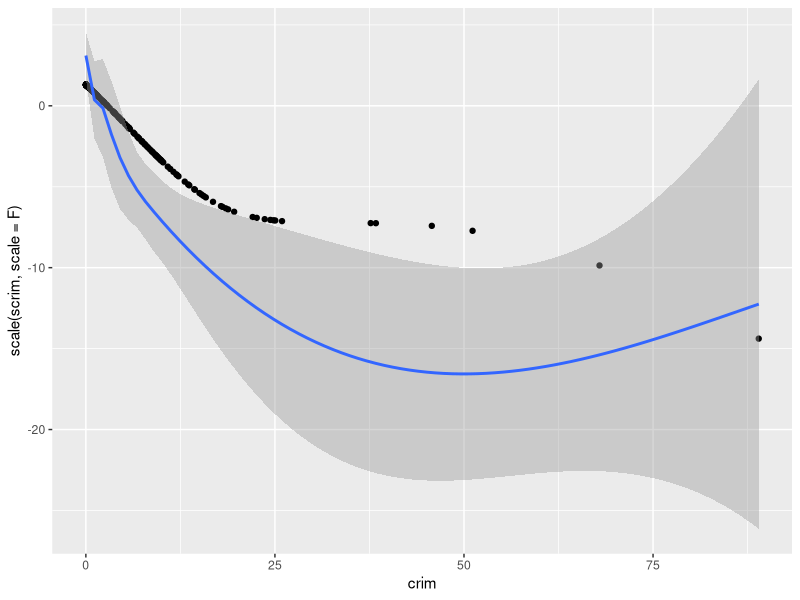
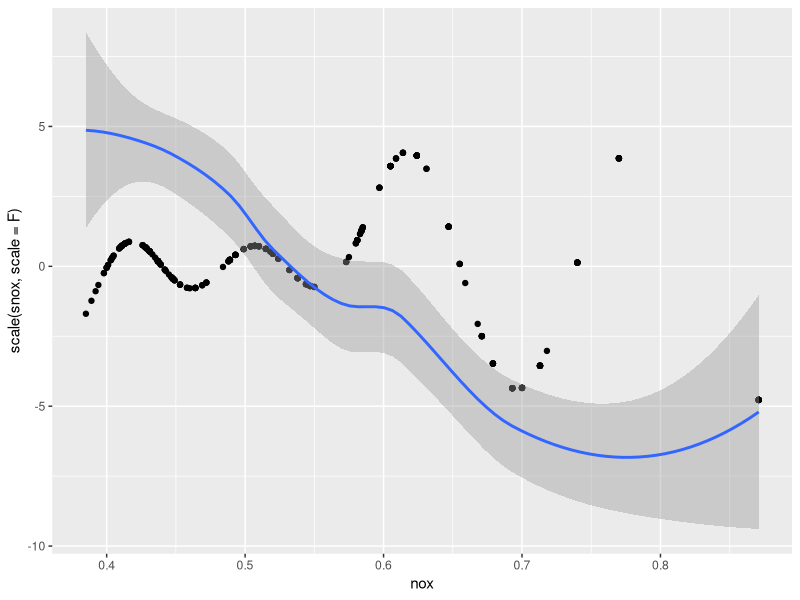
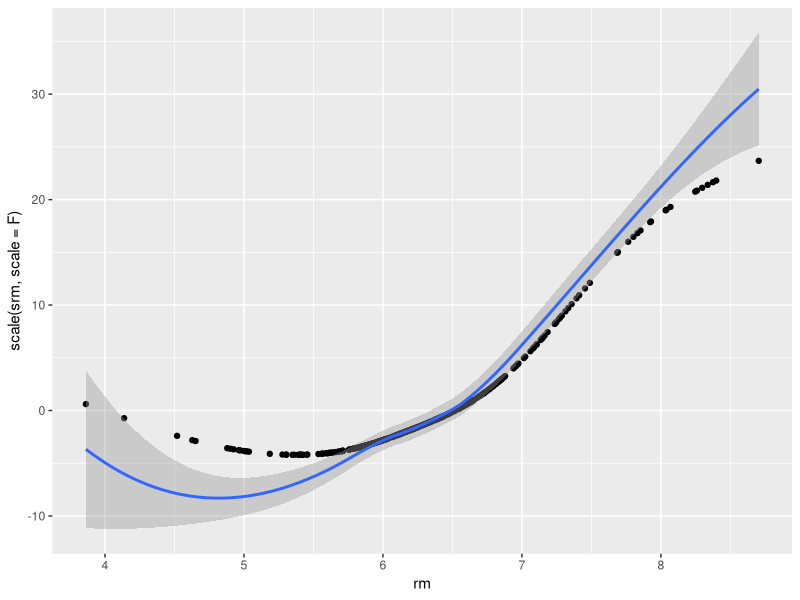
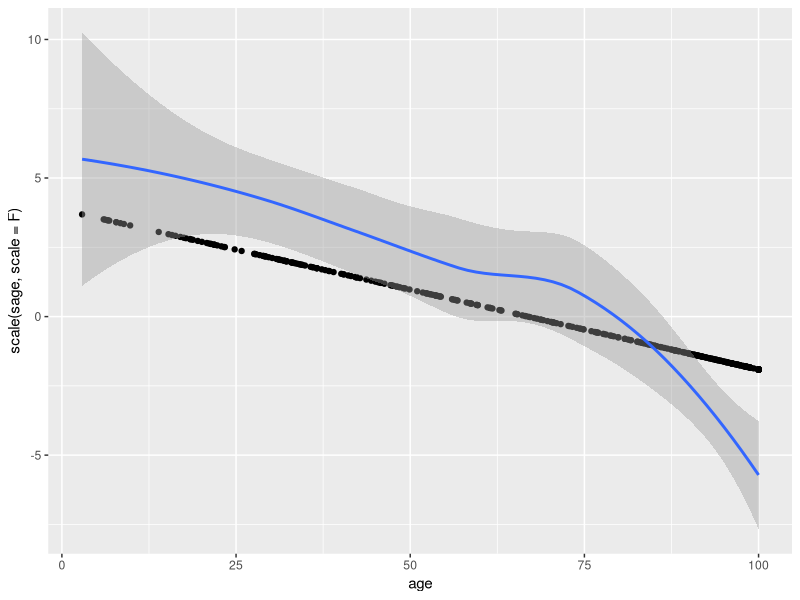
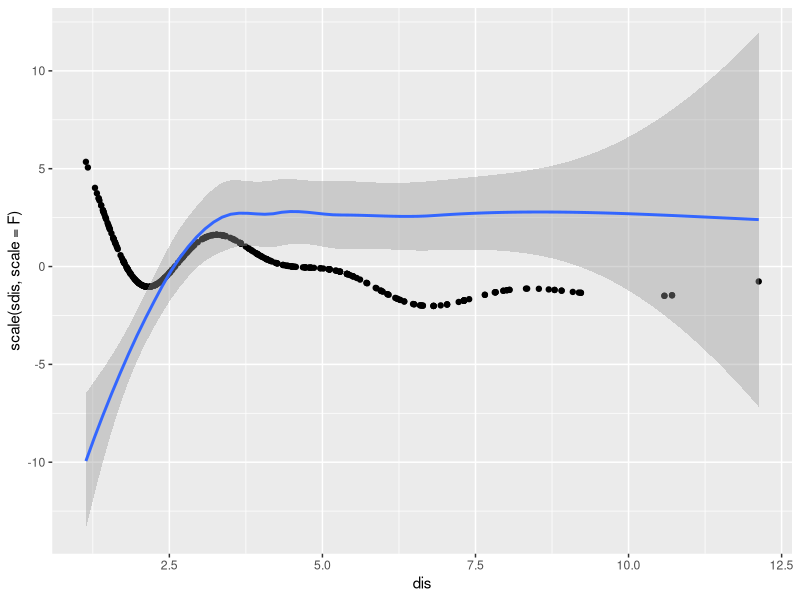
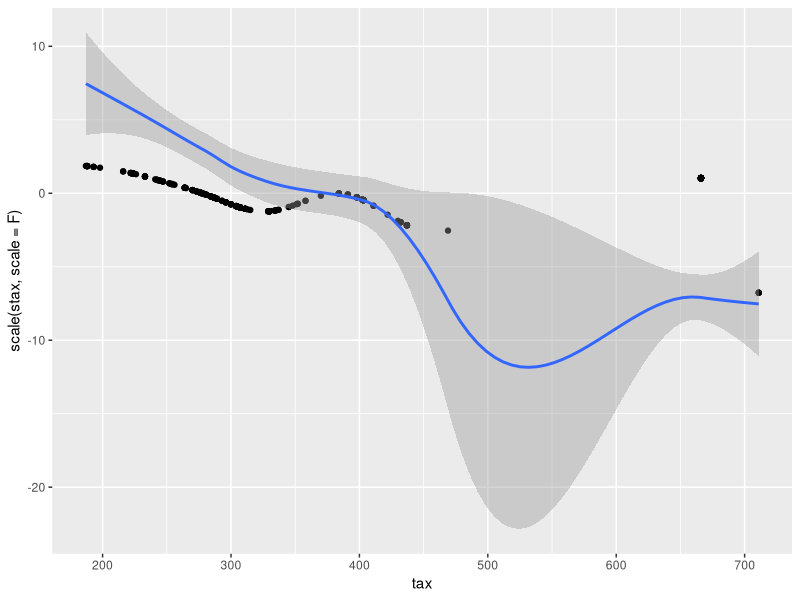
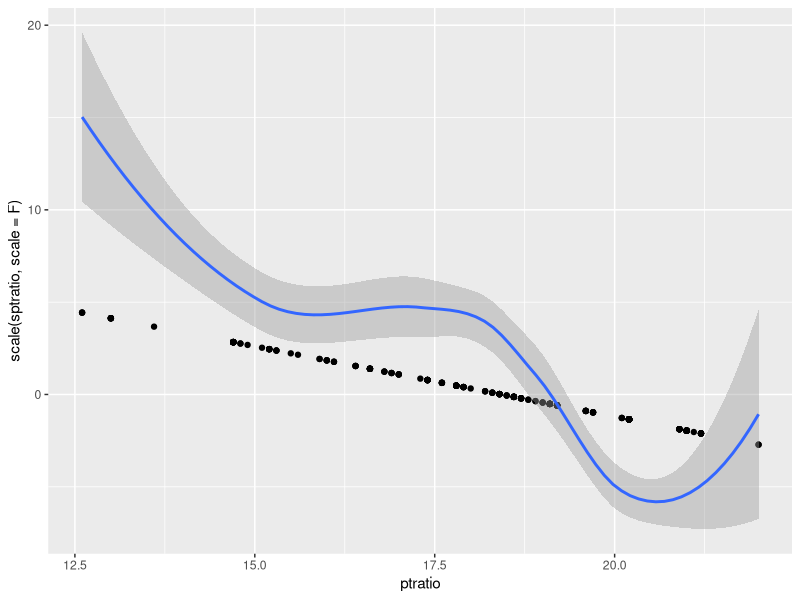

R code for these plots, in order:
## ---- chunk 1
knitr::opts_chunk$set(echo = TRUE)
## ---- chunk 2
#1
boston <- read.csv("Boston.csv")
## ---- chunk 3
#2
set.seed(12345)
train_sample <- sample(506, 354) #70% = 354.2
boston_train <- boston[train_sample,]
boston_test <- boston[-train_sample,]
## ---- chunk 4
#3
library(mgcv)
formula.glin <- as.formula("medv ~ s(crim) + s(nox) + s(rm) + s(age) + s(dis) + s(tax) + s(ptratio)")
glin.model <- gam(formula.glin, data = boston_train)
summary(glin.model)
## ---- chunk 5
#4
sVars <- predict(glin.model, type = "terms")
boston_train <- cbind(boston_train, scrim = sVars[,1], snox = sVars[,2], srm = sVars[,3], sage = sVars[,4], sdis = sVars[,5], stax = sVars[,6], sptratio = sVars[,7])
## ---- chunk 6
#5
library(ggplot2)
ggplot(boston_train, aes(x = crim)) + geom_point(aes(y = scale(scrim, scale = F))) + geom_smooth(aes(y = scale(medv, scale = F)))
ggplot(boston_train, aes(x = nox)) + geom_point(aes(y = scale(snox, scale = F))) + geom_smooth(aes(y = scale(medv, scale = F)))
ggplot(boston_train, aes(x = rm)) + geom_point(aes(y = scale(srm, scale = F))) + geom_smooth(aes(y = scale(medv, scale = F)))
ggplot(boston_train, aes(x = age)) + geom_point(aes(y = scale(sage, scale = F))) + geom_smooth(aes(y = scale(medv, scale = F)))
ggplot(boston_train, aes(x = dis)) + geom_point(aes(y = scale(sdis, scale = F))) + geom_smooth(aes(y = scale(medv, scale = F)))
ggplot(boston_train, aes(x = tax)) + geom_point(aes(y = scale(stax, scale = F))) + geom_smooth(aes(y = scale(medv, scale = F)))
ggplot(boston_train, aes(x = ptratio)) + geom_point(aes(y = scale(sptratio, scale = F))) + geom_smooth(aes(y = scale(medv, scale = F)))
## ---- chunk 7
#6
residual.glin.train <- boston_train$medv - predict(glin.model, data = boston_train)
residual.glin.test <- boston_test$medv - predict(glin.model, newdata = boston_test)
sqrt(mean(residual.glin.test^2)) #4.24814
sqrt(mean(residual.glin.train^2)) #3.601483
## ---- chunk 8
#7
summary(glin.model)
## ---- chunk 9
#8
